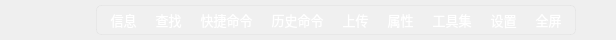
              <widget class="QWidget" name="widget_toolbar" native="true">
               <property name="minimumSize">
                <size>
                 <width>0</width>
                 <height>40</height>
                </size>
               </property>
               <property name="maximumSize">
                <size>
                 <width>16777215</width>
                 <height>40</height>
                </size>
               </property>
               <property name="styleSheet">
                <string notr="true">#widget_toolbar{
background-color: rgba(30, 45, 54, 0);
	/*background-color: rgb(164, 216, 255);*/
border-bottom:0px solid rgb(108, 117, 125, 65); 
}
</string>
               </property>
               <layout class="QHBoxLayout" name="horizontalLayout_7">
                <property name="spacing">
                 <number>6</number>
                </property>
                <property name="leftMargin">
                 <number>0</number>
                </property>
                <property name="topMargin">
                 <number>0</number>
                </property>
                <property name="rightMargin">
                 <number>0</number>
                </property>
                <property name="bottomMargin">
                 <number>0</number>
                </property>
                <item>
                 <spacer name="horizontalSpacer_2">
                  <property name="orientation">
                   <enum>Qt::Horizontal</enum>
                  </property>
                  <property name="sizeHint" stdset="0">
                   <size>
                    <width>40</width>
                    <height>20</height>
                   </size>
                  </property>
                 </spacer>
                </item>
                <item>
                 <widget class="QLabel" name="label">
                  <property name="minimumSize">
                   <size>
                    <width>50</width>
                    <height>0</height>
                   </size>
                  </property>
                  <property name="maximumSize">
                   <size>
                    <width>50</width>
                    <height>16777215</height>
                   </size>
                  </property>
                  <property name="font">
                   <font>
                    <family>OPPOSans B</family>
                    <pointsize>10</pointsize>
                   </font>
                  </property>
                  <property name="styleSheet">
                   <string notr="true">color: rgb(255, 255, 255);</string>
                  </property>
                  <property name="text">
                   <string/>
                  </property>
                 </widget>
                </item>
                <item>
                 <widget class="QWidget" name="widget_toolbar_s" native="true">
                  <property name="minimumSize">
                   <size>
                    <width>0</width>
                    <height>30</height>
                   </size>
                  </property>
                  <property name="maximumSize">
                   <size>
                    <width>500</width>
                    <height>30</height>
                   </size>
                  </property>
                  <property name="styleSheet">
                   <string notr="true">    border: 1px solid rgba(197, 197, 197,50);
    background-color: rgba(255, 255, 255, 20);
    border-radius: 5px;</string>
                  </property>
                  <layout class="QHBoxLayout" name="horizontalLayout_6">
                   <property name="spacing">
                    <number>10</number>
                   </property>
                   <property name="leftMargin">
                    <number>10</number>
                   </property>
                   <property name="topMargin">
                    <number>0</number>
                   </property>
                   <property name="rightMargin">
                    <number>10</number>
                   </property>
                   <property name="bottomMargin">
                    <number>0</number>
                   </property>
                   <item>
                    <widget class="QToolButton" name="toolButton_info">
                     <property name="font">
                      <font>
                       <family>OPPOSans B</family>
                       <pointsize>10</pointsize>
                       <stylestrategy>PreferAntialias</stylestrategy>
                      </font>
                     </property>
                     <property name="styleSheet">
                      <string notr="true">QToolButton {
	color: rgb(255, 255, 255);
	background-color: rgba(255, 255, 255, 0);
	border: none;
}

QToolButton::menu-indicator { 
	image: None;
}

 
QToolButton:hover {
	color: rgb(255, 255, 255);
	background-color: rgba(255, 255, 255, 0);
	border: none;
}</string>
                     </property>
                     <property name="text">
                      <string>信息</string>
                     </property>
                    </widget>
                   </item>
                   <item>
                    <widget class="QToolButton" name="toolButton_find">
                     <property name="font">
                      <font>
                       <family>OPPOSans B</family>
                       <pointsize>10</pointsize>
                       <stylestrategy>PreferAntialias</stylestrategy>
                      </font>
                     </property>
                     <property name="styleSheet">
                      <string notr="true">QToolButton {
	color: rgb(255, 255, 255);
	background-color: rgba(255, 255, 255, 0);
	border: none;
}

QToolButton::menu-indicator { 
	image: None;
}

 
QToolButton:hover {
	color: rgb(255, 255, 255);
	background-color: rgba(255, 255, 255, 0);
	border: none;
}</string>
                     </property>
                     <property name="text">
                      <string>查找</string>
                     </property>
                    </widget>
                   </item>
                   <item>
                    <widget class="QToolButton" name="toolButton_command">
                     <property name="font">
                      <font>
                       <family>OPPOSans B</family>
                       <pointsize>10</pointsize>
                       <stylestrategy>PreferAntialias</stylestrategy>
                      </font>
                     </property>
                     <property name="styleSheet">
                      <string notr="true">QToolButton {
	color: rgb(255, 255, 255);
	background-color: rgba(255, 255, 255, 0);
	border: none;
}

QToolButton::menu-indicator { 
	image: None;
}

 
QToolButton:hover {
	color: rgb(255, 255, 255);
	background-color: rgba(255, 255, 255, 0);
	border: none;
}</string>
                     </property>
                     <property name="text">
                      <string>快捷命令</string>
                     </property>
                    </widget>
                   </item>
                   <item>
                    <widget class="QToolButton" name="toolButton_history">
                     <property name="font">
                      <font>
                       <family>OPPOSans B</family>
                       <pointsize>10</pointsize>
                       <stylestrategy>PreferAntialias</stylestrategy>
                      </font>
                     </property>
                     <property name="styleSheet">
                      <string notr="true">QToolButton {
	color: rgb(255, 255, 255);
	background-color: rgba(255, 255, 255, 0);
	border: none;
}

QToolButton::menu-indicator { 
	image: None;
}

 
QToolButton:hover {
	color: rgb(255, 255, 255);
	background-color: rgba(255, 255, 255, 0);
	border: none;
}</string>
                     </property>
                     <property name="text">
                      <string>历史命令</string>
                     </property>
                    </widget>
                   </item>
                   <item>
                    <widget class="QToolButton" name="toolButton_upload">
                     <property name="font">
                      <font>
                       <family>OPPOSans B</family>
                       <pointsize>10</pointsize>
                       <stylestrategy>PreferAntialias</stylestrategy>
                      </font>
                     </property>
                     <property name="styleSheet">
                      <string notr="true">QToolButton {
	color: rgb(255, 255, 255);
	background-color: rgba(255, 255, 255, 0);
	border: none;
}

QToolButton::menu-indicator { 
	image: None;
}

 
QToolButton:hover {
	color: rgb(255, 255, 255);
	background-color: rgba(255, 255, 255, 0);
	border: none;
}</string>
                     </property>
                     <property name="text">
                      <string>上传</string>
                     </property>
                    </widget>
                   </item>
                   <item>
                    <widget class="QToolButton" name="toolButton_conectStats">
                     <property name="font">
                      <font>
                       <family>OPPOSans B</family>
                       <pointsize>10</pointsize>
                       <stylestrategy>PreferAntialias</stylestrategy>
                      </font>
                     </property>
                     <property name="styleSheet">
                      <string notr="true">QToolButton {
	color: rgb(255, 255, 255);
	background-color: rgba(255, 255, 255, 0);
	border: none;
}

QToolButton::menu-indicator { 
	image: None;
}

 
QToolButton:hover {
	color: rgb(255, 255, 255);
	background-color: rgba(255, 255, 255, 0);
	border: none;
}</string>
                     </property>
                     <property name="text">
                      <string>属性</string>
                     </property>
                    </widget>
                   </item>
                   <item>
                    <widget class="QToolButton" name="toolButton_toolkit">
                     <property name="font">
                      <font>
                       <family>OPPOSans B</family>
                       <pointsize>10</pointsize>
                       <stylestrategy>PreferAntialias</stylestrategy>
                      </font>
                     </property>
                     <property name="styleSheet">
                      <string notr="true">QToolButton {
	color: rgb(255, 255, 255);
	background-color: rgba(255, 255, 255, 0);
	border: none;
}

QToolButton::menu-indicator { 
	image: None;
}

 
QToolButton:hover {
	color: rgb(255, 255, 255);
	background-color: rgba(255, 255, 255, 0);
	border: none;
}</string>
                     </property>
                     <property name="text">
                      <string>工具集</string>
                     </property>
                    </widget>
                   </item>
                   <item>
                    <widget class="QToolButton" name="toolButton_setting">
                     <property name="font">
                      <font>
                       <family>OPPOSans B</family>
                       <pointsize>10</pointsize>
                       <stylestrategy>PreferAntialias</stylestrategy>
                      </font>
                     </property>
                     <property name="contextMenuPolicy">
                      <enum>Qt::DefaultContextMenu</enum>
                     </property>
                     <property name="styleSheet">
                      <string notr="true">QToolButton {
	color: rgb(255, 255, 255);
	background-color: rgba(255, 255, 255, 0);
	border: none;
}

QToolButton::menu-indicator { 
	image: None;
}

 
QToolButton:hover {
	color: rgb(255, 255, 255);
	background-color: rgba(255, 255, 255, 0);
	border: none;
}</string>
                     </property>
                     <property name="text">
                      <string>设置</string>
                     </property>
                    </widget>
                   </item>
                   <item>
                    <widget class="QToolButton" name="toolButton_fullScreen">
                     <property name="font">
                      <font>
                       <family>OPPOSans B</family>
                       <pointsize>10</pointsize>
                       <stylestrategy>PreferAntialias</stylestrategy>
                      </font>
                     </property>
                     <property name="styleSheet">
                      <string notr="true">QToolButton {
	color: rgb(255, 255, 255);
	background-color: rgba(255, 255, 255, 0);
	border: none;
}

QToolButton::menu-indicator { 
	image: None;
}

 
QToolButton:hover {
	color: rgb(255, 255, 255);
	background-color: rgba(255, 255, 255, 0);
	border: none;
}</string>
                     </property>
                     <property name="text">
                      <string>全屏</string>
                     </property>
                    </widget>
                   </item>
                  </layout>
                 </widget>
                </item>
                <item>
                 <spacer name="horizontalSpacer_3">
                  <property name="orientation">
                   <enum>Qt::Horizontal</enum>
                  </property>
                  <property name="sizeHint" stdset="0">
                   <size>
                    <width>40</width>
                    <height>20</height>
                   </size>
                  </property>
                 </spacer>
                </item>
               </layout>
              </widget>
